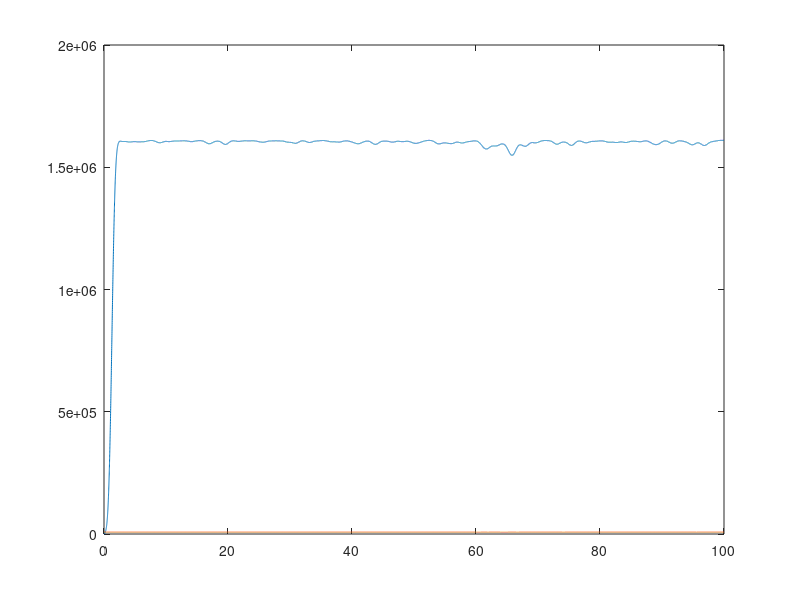
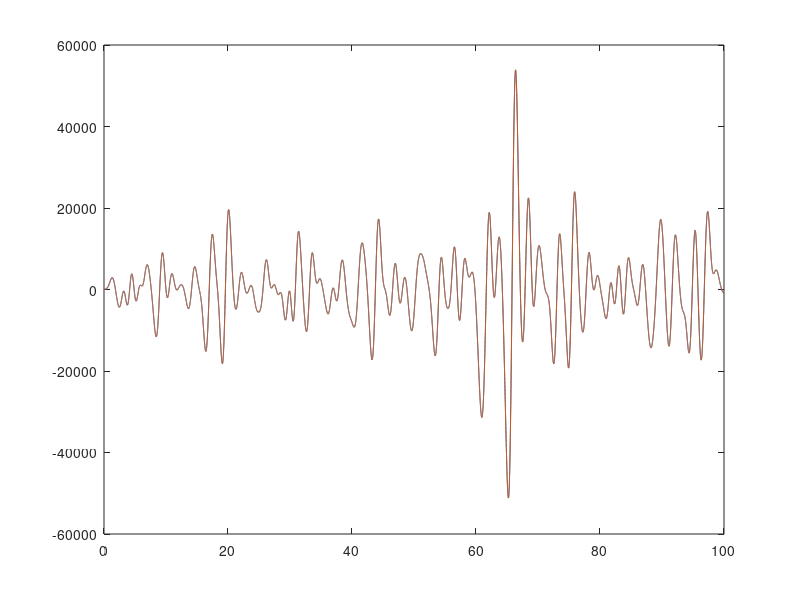

These figures' MATLAB source, in order: (Note: this script raises an error after producing the figures.)
clc
% close all
clearvars

% This is not correct. Noise should most likely not be added to the
% measured signal. 

% It should be added during the LMC updates to the parameters
% This has the effect of Gaussian smoothing the gradients
%% Create a chirp

fs = 200;
Td = 1;
Nc = 1; 

N = Td * fs;


% Parameters
f0 = 64.5;
tind  = (0:1/fs:Td-1/fs).';

y1 = exp(2*pi*1j * f0*tind) + 3.99 * complex(randn(N,1), randn(N,1));
y2 = exp(2*pi*1j * f0*tind) + 3.99 * complex(randn(N,1), randn(N,1)) + 0*complex(1.5 * randn(N,1), 1.5 * randn(N, 1));
% m = -1.1;
% M = 0;
% y2 = exp(2*pi*1j * f0*tind) + 0.01 * complex(randn(N,1), randn(N,1)) + complex(unifrnd(m, M, N, 1), unifrnd(m, M, N, 1));

% %% Add Gaussian Noise to signal
% 
% if ~isreal(obj.ym)
%     obj.wm = randn(size(obj.ym)) + 1j * randn(size(obj.ym)); %  random noise signal
% else
%     obj.wm = randn(size(obj.ym)); %  random noise signal
% end
% 
% ypow = sum(abs(obj.ym.^2)) ;
% wpow = sum(abs(obj.wm.^2));
% 
% pn  = ypow / (10^(obj.snr/10)); % required SNR
% wsc = (obj.wm ./ sqrt(wpow)) .* sqrt(pn); % normalizing the noisy signal to get unity power then multiplying it by the new power to achieve the required SNR
% 
% obj.ym = obj.ym + wsc; % add noise to signal


% 1. Grid of parameters

f = 0:0.005:fs/2;

J1  = zeros(numel(f),1);
dJ1 = zeros(numel(f),1);
J2  = zeros(numel(f),1);
dJ2 = zeros(numel(f),1);
for find = 1:numel(f)

    H1  = exp(2*pi*1j * f(find) * tind);
    P1  = H1 * (H1' * H1)^(-1) * H1';
    Po1 = eye(N,N) - P1;
    dH1 = 2*pi*1j .* tind .* H1;
    J1(find)  = real(y1' * Po1 * y1);
    dJ1(find) = -2*real(y1' * Po1 * dH1 * (H1' * H1)^(-1) * H1' * y1);

    H2  = exp(2*pi*1j * f(find) * tind);
    P2  = H2 * (H2' * H2)^(-1) * H2';
    Po2 = eye(N,N) - P2;
    dH2 = 2*pi*1j .* tind .* H2;
    J2(find)  = real(y2' * Po2 * y2);
    dJ2(find) = -2*real(y2' * Po2 * dH2 * (H2' * H2)^(-1) * H2' * y2);
end

%% Gaussian smoothing J

 w = gausswin(512, 3);

Jcw = filter(w, 1, J1);
dJcw = filter(w, 1, dJ1);

figure(1)
plot(f, Jcw); 
hold on;
plot(f, J1)

figure(2)
plot(f, dJcw); 
hold on;
plot(f, dJcw)

%% Get distributions

T = [1];%, 1, 0.1];
eP1    = zeros(numel(f), numel(T));
eP2     = zeros(numel(f), numel(T));

for tind = 1:numel(T)
    
    eP1(:, tind) = exp(-1/T(tind) .* J1);
    eP2(:, tind) = exp(-1/T(tind) .* J2);
end

% close all
figure('windowstyle','docked')
tiledlayout flow
nexttile
    plot(f, J1); hold on;
    plot(f, J2);
    grid on; 
nexttile
    plot(f, dJ1); hold on;
    plot(f, dJ2);
    grid on;
nexttile
    for tind = 1:numel(T)
        hold on;
        plot(f, eP1(:,tind), 'DisplayName', ['T = ', num2str(T(tind)), ' , \lambda = ', num2str(1/T(tind))]);
        plot(f, eP2(:,tind), 'DisplayName', ['T = ', num2str(T(tind)), ' , \lambda = ', num2str(1/T(tind))]);
    end
    legend('show');
    grid on; 